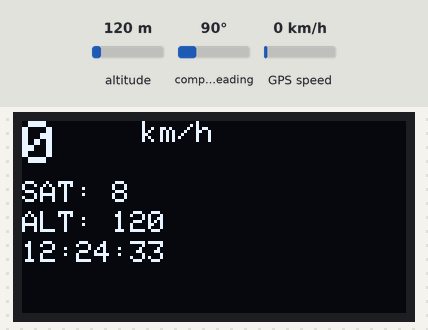
A sketch run on a simulated Arduino Uno, built with avr-gcc and run on an emulated ATmega328P. Parts: 128×64 one-colour display. The test bench sets the inputs (shaded band); at power-on: altitude 120 m, GPS speed 0 km/h, compass heading 90°. The GPS gets a fix after 3 s at 37.7749, -122.4194 with 8 satellites; what the sketch prints to the serial monitor is not drawn.

Above: at 3.7 s.
3.8 s: altitude set to 20 m
At 5.0 s:
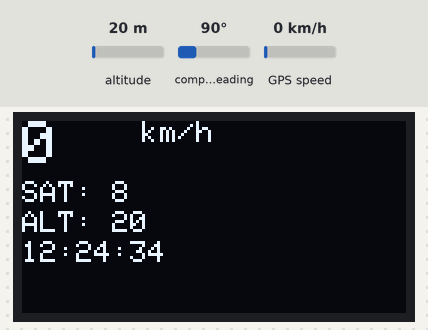
6.8 s: GPS speed set to 2 km/h
At 7.8 s:
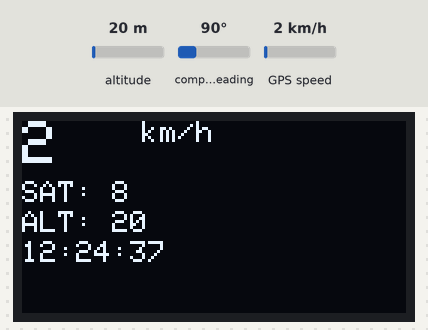
10.0 s: GPS speed set to 118 km/h
At 11.6 s:
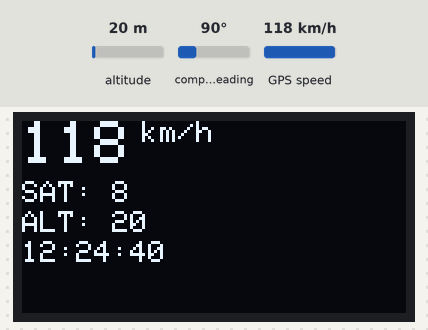
13.3 s: compass heading set to 7°
17.4 s: altitude set to 250 m
At 20.1 s:
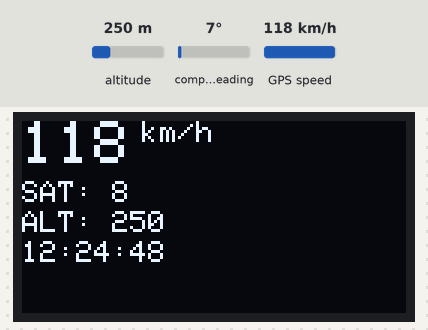
Timing chart, 0 to 21.6 s (numbered marks = the images above; inputs shaded):
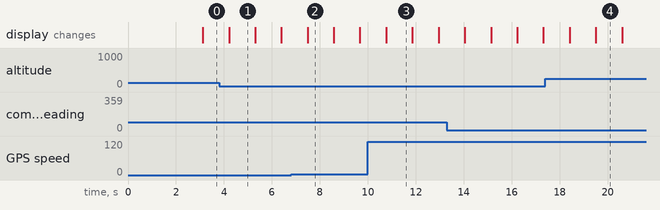

The sketch:

d1_mini_oled_shield_gps.ino
```cpp
// ==========================================
// Hardware Components
// ------------------------------------------
// Development Board: ESP8266 ESP-12F CH340G V2 (WeMos D1 Mini)
// GPS Module: NEO-6M GPS Module (GY-NEO6MV2)
// OLED Display: 0.66" I2C OLED (64x48)
// ==========================================

#include <Wire.h>
#include <Adafruit_SSD1306.h>
#include <TinyGPS++.h>
#include <SoftwareSerial.h>

// OLED Display Configuration
#define SCREEN_WIDTH 64
#define SCREEN_HEIGHT 48
#define OLED_RESET -1
#define SCREEN_ADDRESS 0x3C  // I2C address for OLED screen

Adafruit_SSD1306 display(OLED_RESET);  // OLED display object

// GPS Configuration
#define GPS_RX 13  // GPIO13 (D7)
#define GPS_TX 15  // GPIO15 (D8)

SoftwareSerial gpsSerial(GPS_RX, GPS_TX);  // GPS serial communication
TinyGPSPlus gps;  // GPS object

// Bucharest DST settings (UTC +2 or +3 depending on DST)
#define DST_START_MONTH 3  // March
#define DST_END_MONTH 10   // October
#define DST_START_DAY 31   // Last Sunday of March
#define DST_END_DAY 31     // Last Sunday of October

void setup() {
  Serial.begin(9600);
  gpsSerial.begin(9600);  // Start GPS communication

  // Initialize OLED display
  display.begin(SSD1306_SWITCHCAPVCC, SCREEN_ADDRESS);  // Initialize display
  display.clearDisplay();
  display.display();
  delay(2000);
}

void loop() {
  boolean newData = false;

  // Read GPS data for 1 second
  for (unsigned long start = millis(); millis() - start < 1000;) {
    while (gpsSerial.available()) {
      if (gps.encode(gpsSerial.read())) {
        newData = true;
      }
    }
  }

  if (newData) {
    newData = false;
    print_gps_data();
  } else {
    // No new GPS data received, show "No GPS Signal"
    display.clearDisplay();
    display.setTextColor(WHITE);
    // Set text size and calculate width of each line using getTextBounds()
    display.setTextSize(2);  // Text size for the first line
    int16_t x1, y1;
    uint16_t textWidth1, textHeight1;
    display.getTextBounds(" NO", 0, 0, &x1, &y1, &textWidth1, &textHeight1);
    display.setTextSize(2);  // Text size for the second line
    int16_t x2, y2;
    uint16_t textWidth2, textHeight2;
    display.getTextBounds("GPS", 0, 0, &x2, &y2, &textWidth2, &textHeight2);
    // Calculate x positions for centering the text
    int centerX1 = (SCREEN_WIDTH - textWidth1) / 2; // For " NO"
    int centerX2 = (SCREEN_WIDTH - textWidth2) / 2; // For "GPS"
    // Set the cursor to center the text
    display.setCursor(centerX1, 0);
    display.println(" NO");
    display.setCursor(centerX2, 24);  // Adjust y position for the second line
    display.println("GPS");
    display.display();  // Update the display
    Serial.println("No GPS data received.");
  }
}

void print_gps_data() {
  display.clearDisplay();  // Clear the display before showing new data
  display.setTextColor(WHITE);

  if (gps.location.isValid()) {
    // Print Speed
    display.setCursor(0, 0);
    display.setTextSize(2);
    int speed_value = gps.speed.kmph();
    display.print(speed_value);
    display.setCursor(40, 0);
    display.setTextSize(1);
    display.print("km/h");

    // Print Satellites
    display.setCursor(0, 20);
    display.setTextSize(1);
    display.print("SAT: ");
    display.print(gps.satellites.value());

    // Print Altitude
    display.setCursor(0, 30);
    display.print("ALT: ");
    display.print(gps.altitude.meters(), 0);

    // Print Time (adjusted for Bucharest time zone and DST)
    display.setCursor(0, 40);
    if (gps.time.isValid()) {
      int hour = gps.time.hour();
      int minute = gps.time.minute();
      int second = gps.time.second();

      // Adjust for Bucharest base time (UTC+2)
      hour += 2;
      if (hour >= 24) {
        hour -= 24;
      }

      // Then adjust for DST if applicable (adds +1 hour to UTC+2 to become UTC+3)
      if (isDST(gps.date.year(), gps.date.month(), gps.date.day())) {
        hour += 1;
        if (hour >= 24) {
          hour -= 24;
        }
      }

      display.print(hour);
      display.print(":");
      display.print(minute);
      display.print(":");
      display.print(second);
    } else {
      display.print("Time: Invalid");
    }

    display.display();  // Update display with GPS data

    // Print GPS data to Serial Monitor
    Serial.print("\rLat: ");
    Serial.print(gps.location.lat(), 6);
    Serial.print(" | Lng: ");
    Serial.print(gps.location.lng(), 6);
    Serial.print(" | Speed: ");
    Serial.print(gps.speed.kmph());
    Serial.print(" km/h | Alt: ");
    Serial.print(gps.altitude.meters());
    Serial.print(" m | SAT: ");
    Serial.print(gps.satellites.value());
    Serial.print(" | Date: ");
    Serial.print(gps.date.day());
    Serial.print("/");
    Serial.print(gps.date.month());
    Serial.print("/");
    Serial.print(gps.date.year());
    Serial.print(" | Time: ");
    int serialHour = gps.time.hour() + 2;
    if (serialHour >= 24) serialHour -= 24;
    if (isDST(gps.date.year(), gps.date.month(), gps.date.day())) {
      serialHour += 1;
      if (serialHour >= 24) serialHour -= 24;
    }
    Serial.print(serialHour);
    Serial.print(":");
    Serial.print(gps.time.minute());
    Serial.print(":");
    Serial.print(gps.time.second());
    Serial.println("      ");
  } else {
     // No new GPS data received, show "No GPS Signal"
    display.clearDisplay();
    display.setTextColor(WHITE);
    // Set text size and calculate width of each line using getTextBounds()
    display.setTextSize(2);  // Text size for the first line
    int16_t x1, y1;
    uint16_t textWidth1, textHeight1;
    display.getTextBounds(" NO", 0, 0, &x1, &y1, &textWidth1, &textHeight1);
    display.setTextSize(2);  // Text size for the second line
    int16_t x2, y2;
    uint16_t textWidth2, textHeight2;
    display.getTextBounds("GPS", 0, 0, &x2, &y2, &textWidth2, &textHeight2);
    // Calculate x positions for centering the text
    int centerX1 = (SCREEN_WIDTH - textWidth1) / 2; // For " NO"
    int centerX2 = (SCREEN_WIDTH - textWidth2) / 2; // For "GPS"
    // Set the cursor to center the text
    display.setCursor(centerX1, 0);
    display.println(" NO");
    display.setCursor(centerX2, 24);  // Adjust y position for the second line
    display.println("GPS");
    display.display();  // Update the display
    Serial.println("GPS data is invalid.");
  }
}

// Function to check if the date is within the Bucharest DST period (March 31 - October 31)
bool isDST(int year, int month, int day) {
  int dstStartDay = getLastSunday(DST_START_MONTH, year);
  int dstEndDay = getLastSunday(DST_END_MONTH, year);

  if (month > DST_START_MONTH && month < DST_END_MONTH) {
    return true;
  } else if (month == DST_START_MONTH && day >= dstStartDay) {
    return true;
  } else if (month == DST_END_MONTH && day <= dstEndDay) {
    return true;
  }
  return false;
}

// Function to calculate the last Sunday of a month
int getLastSunday(int month, int year) {
  int daysInMonth = getDaysInMonth(month, year);
  for (int day = daysInMonth; day >= 1; day--) {
    if (getDayOfWeek(day, month, year) == 0) {  // Sunday
      return day;
    }
  }
  return 31;
}

// Function to get the number of days in a given month
int getDaysInMonth(int month, int year) {
  if (month == 1 || month == 3 || month == 5 || month == 7 ||
      month == 8 || month == 10 || month == 12) {
    return 31;
  } else if (month == 4 || month == 6 || month == 9 || month == 11) {
    return 30;
  } else if (month == 2) {
    return (year % 4 == 0 && (year % 100 != 0 || year % 400 == 0)) ? 29 : 28;
  }
  return 30;
}

// Function to get the day of the week (0 = Sunday, 1 = Monday, etc.)
int getDayOfWeek(int day, int month, int year) {
  int t;
  int m = month;
  if (m <= 2) {
    m += 12;
    year--;
  }
  t = (year + year / 4 - year / 100 + year / 400 + (31 * m) / 12 + day) % 7;
  return t;
}
```

Measured:
- what the display in image 1 shows lasts 1.1 s, from 4.2 s to 5.3 s
